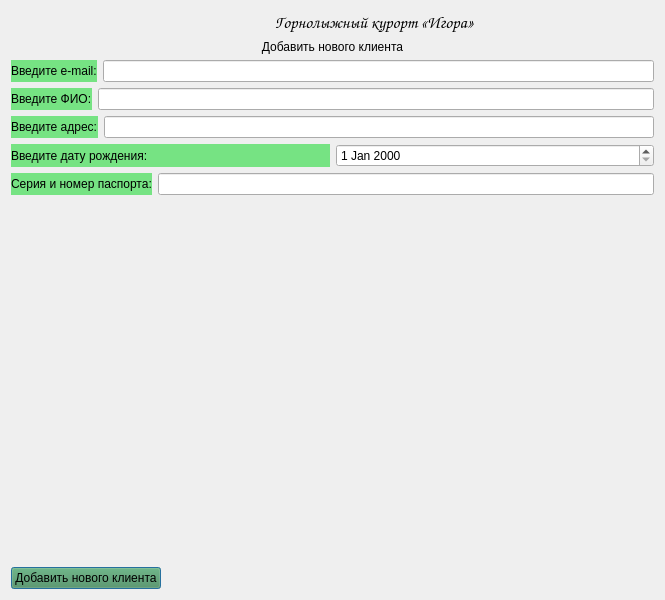
<?xml version="1.0" encoding="UTF-8"?>
<ui version="4.0">
 <class>Dialog</class>
 <widget class="QDialog" name="Dialog">
  <property name="geometry">
   <rect>
    <x>0</x>
    <y>0</y>
    <width>665</width>
    <height>600</height>
   </rect>
  </property>
  <property name="windowTitle">
   <string>Dialog</string>
  </property>
  <layout class="QVBoxLayout" name="verticalLayout">
   <item>
    <layout class="QHBoxLayout" name="horizontalLayout_2" stretch="0,0">
     <property name="leftMargin">
      <number>12</number>
     </property>
     <property name="rightMargin">
      <number>0</number>
     </property>
     <item>
      <widget class="QLabel" name="logo">
       <property name="maximumSize">
        <size>
         <width>80</width>
         <height>80</height>
        </size>
       </property>
       <property name="text">
        <string/>
       </property>
       <property name="pixmap">
        <pixmap>img/logo_mini.png</pixmap>
       </property>
      </widget>
     </item>
     <item>
      <widget class="QLabel" name="label">
       <property name="minimumSize">
        <size>
         <width>0</width>
         <height>0</height>
        </size>
       </property>
       <property name="font">
        <font>
         <family>Comic Sans MS</family>
         <pointsize>13</pointsize>
        </font>
       </property>
       <property name="text">
        <string>Горнолыжный курорт «Игора»    </string>
       </property>
       <property name="alignment">
        <set>Qt::AlignCenter</set>
       </property>
      </widget>
     </item>
    </layout>
   </item>
   <item>
    <layout class="QVBoxLayout" name="verticalLayout_2">
     <item>
      <widget class="QLabel" name="label_2">
       <property name="styleSheet">
        <string notr="true">font: 11pt &quot;Comic Sans MS&quot;;</string>
       </property>
       <property name="text">
        <string>Добавить нового клиента</string>
       </property>
       <property name="alignment">
        <set>Qt::AlignCenter</set>
       </property>
      </widget>
     </item>
     <item>
      <layout class="QVBoxLayout" name="verticalLayout_5">
       <item>
        <layout class="QHBoxLayout" name="horizontalLayout_4">
         <item>
          <widget class="QLabel" name="label_5">
           <property name="styleSheet">
            <string notr="true">background-color: rgb(118, 227, 131);
font: 9pt &quot;Comic Sans MS&quot;;</string>
           </property>
           <property name="text">
            <string>Введите e-mail:</string>
           </property>
          </widget>
         </item>
         <item>
          <widget class="QLineEdit" name="edit_email"/>
         </item>
        </layout>
       </item>
       <item>
        <layout class="QHBoxLayout" name="horizontalLayout_20" stretch="0,100">
         <item>
          <widget class="QLabel" name="label_3">
           <property name="styleSheet">
            <string notr="true">background-color: rgb(118, 227, 131);
font: 9pt &quot;Comic Sans MS&quot;;</string>
           </property>
           <property name="text">
            <string>Введите ФИО:</string>
           </property>
          </widget>
         </item>
         <item>
          <widget class="QLineEdit" name="edit_fio"/>
         </item>
        </layout>
       </item>
       <item>
        <layout class="QHBoxLayout" name="horizontalLayout_19" stretch="0,0">
         <item>
          <widget class="QLabel" name="label_18">
           <property name="styleSheet">
            <string notr="true">background-color: rgb(118, 227, 131);
font: 9pt &quot;Comic Sans MS&quot;;</string>
           </property>
           <property name="text">
            <string>Введите адрес:</string>
           </property>
          </widget>
         </item>
         <item>
          <widget class="QLineEdit" name="edit_address"/>
         </item>
        </layout>
       </item>
       <item>
        <layout class="QHBoxLayout" name="horizontalLayout_5" stretch="0,0">
         <property name="spacing">
          <number>6</number>
         </property>
         <item>
          <widget class="QLabel" name="label_7">
           <property name="styleSheet">
            <string notr="true">background-color: rgb(118, 227, 131);
font: 9pt &quot;Comic Sans MS&quot;;</string>
           </property>
           <property name="text">
            <string>Введите дату рождения:</string>
           </property>
          </widget>
         </item>
         <item>
          <widget class="QDateEdit" name="date_birth"/>
         </item>
        </layout>
       </item>
       <item>
        <layout class="QHBoxLayout" name="horizontalLayout">
         <item>
          <widget class="QLabel" name="label_4">
           <property name="styleSheet">
            <string notr="true">background-color: rgb(118, 227, 131);
font: 9pt &quot;Comic Sans MS&quot;;</string>
           </property>
           <property name="text">
            <string>Серия и номер паспорта:</string>
           </property>
          </widget>
         </item>
         <item>
          <widget class="QLineEdit" name="edit_passport"/>
         </item>
        </layout>
       </item>
      </layout>
     </item>
     <item>
      <spacer name="verticalSpacer">
       <property name="orientation">
        <enum>Qt::Vertical</enum>
       </property>
       <property name="sizeHint" stdset="0">
        <size>
         <width>20</width>
         <height>40</height>
        </size>
       </property>
      </spacer>
     </item>
     <item>
      <layout class="QHBoxLayout" name="horizontalLayout_3">
       <item>
        <widget class="QPushButton" name="btn_add_client">
         <property name="styleSheet">
          <string notr="true">background-color: rgb(73, 140, 81);
font: 9pt &quot;Comic Sans MS&quot;;</string>
         </property>
         <property name="text">
          <string>Добавить нового клиента</string>
         </property>
        </widget>
       </item>
       <item>
        <spacer name="horizontalSpacer_2">
         <property name="orientation">
          <enum>Qt::Horizontal</enum>
         </property>
         <property name="sizeHint" stdset="0">
          <size>
           <width>40</width>
           <height>20</height>
          </size>
         </property>
        </spacer>
       </item>
      </layout>
     </item>
    </layout>
   </item>
  </layout>
 </widget>
 <resources/>
 <connections/>
</ui>
